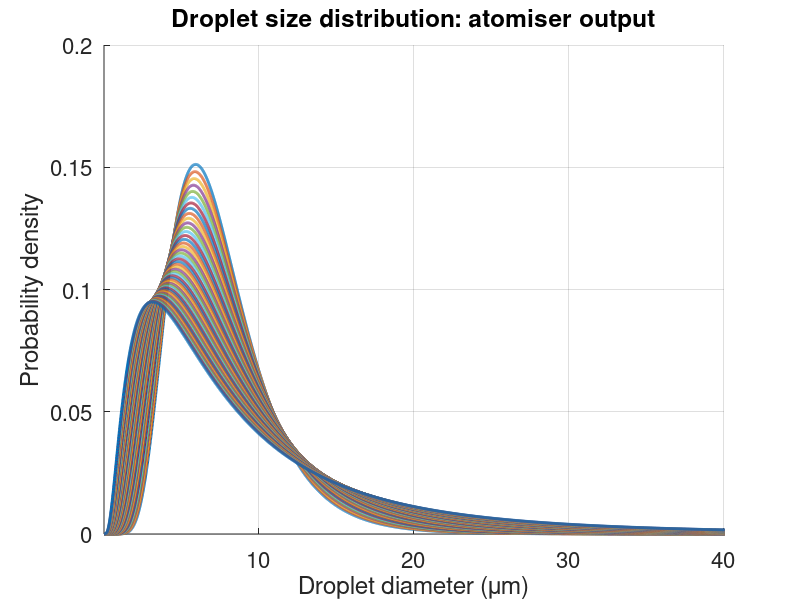
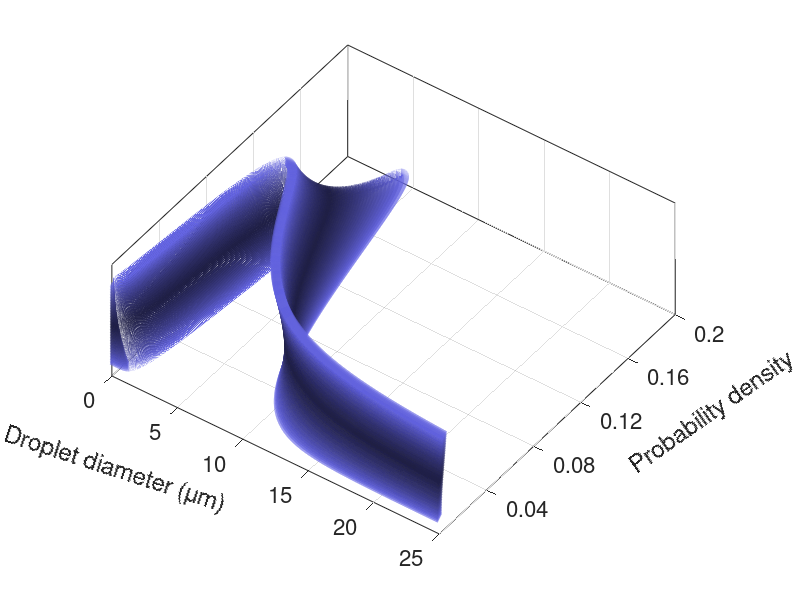
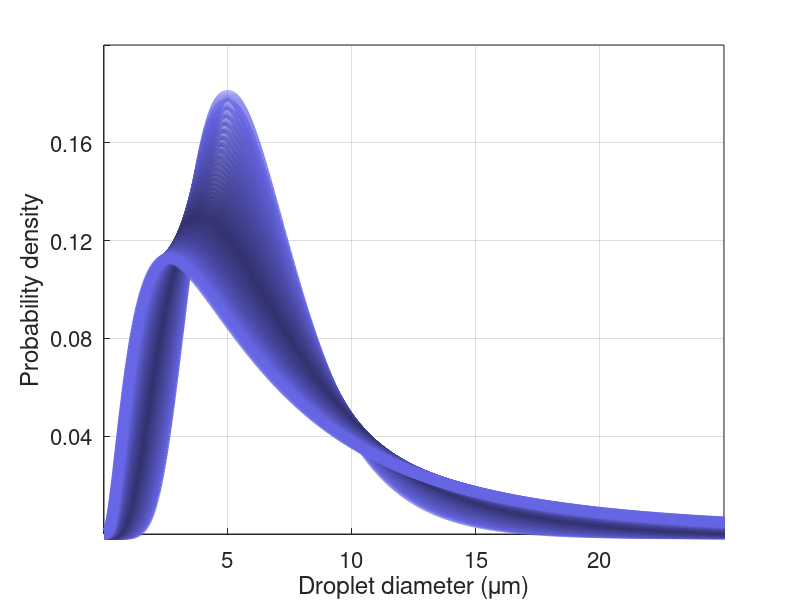
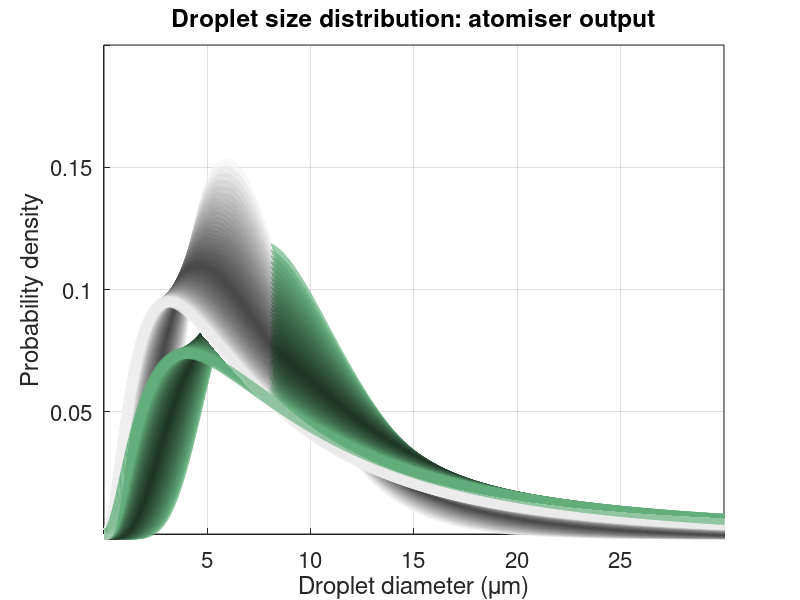

Reproduce these figures in MATLAB, in order.
clc
clear
%clf

%% Experimental data

x0m_t1 = [1.16592 1.35936	1.5849	1.84785	2.15444	2.51189	2.92865	3.41456	3.98108	4.6416	5.41171	6.30959	7.35644	8.57698	10	11.6592	13.5936	15.849	18.4785	21.5444	25.1189	29.2865];
y0m_t1 = [0 0.00162465	0.00630999	0.0139505	0.0246324	0.0378605	0.05268	0.0679156	0.0820712	0.093267	0.0998946	0.10089	0.0960041	0.0858303	0.0718629	0.0559761	0.0402178	0.0263162	0.0153551	0.00769492	0.00306199	0.000767871];

x0m_t2 = [1	1.16592	1.35936	1.5849	1.84785	2.15444	2.51189	2.92865	3.41456	3.98108	4.6416	5.41171	6.30959	7.35644	8.57698	10	11.6592	13.5936	15.849	18.4785	21.5444	25.1189	29.2865	34.1456	39.8108];
y0m_t2 = [0.00144209	0.00160115	0.00245789	0.00430279	0.00739085	0.011877	0.0177849	0.0250457	0.0335413	0.0430455	0.0531292	0.0631884	0.072502	0.080175	0.0852727	0.0869224	0.0845278	0.0779368	0.0675966	0.0545624	0.040329	0.0265492	0.0146923	0.00573451	1.93E-05];

x0m_t3 = [0.857698	1	1.16592	1.35936	1.5849	1.84785	2.15444	2.51189	2.92865	3.41456	3.98108	4.6416	5.41171	6.30959	7.35644	8.57698	10	11.6592	13.5936	15.849	18.4785	21.5444	25.1189	29.2865	34.1456	39.8108	46.416	54.1171	63.0959	73.5644	85.7698	100	116.592	135.936	158.49	184.785	215.444];
y0m_t3 = [0	0.00121504	0.00476908	0.00953218	0.015674	0.0232222	0.0319788	0.0415085	0.0512456	0.0605958	0.0688734	0.0752645	0.0790573	0.0797384	0.0770953	0.0712927	0.0629403	0.0529373	0.0424212	0.0325249	0.0241352	0.0177465	0.0134106	0.0107969	0.00935605	0.0085102	0.00779558	0.00693953	0.0058679	0.00466532	0.00347222	0.00241174	0.00155048	0.000898218	0.000433323	0.000123743	0];

x0m_t4 = [1.16592	1.35936	1.5849	1.84785	2.15444	2.51189	2.92865	3.41456	3.98108	4.6416	5.41171	6.30959	7.35644	8.57698	10	11.6592	13.5936	15.849	18.4785	21.5444	25.1189	29.2865	34.1456	39.8108	46.416];
y0m_t4 = [0.00153574	0.00188518	0.00349491	0.00666539	0.011514	0.0179446	0.0257375	0.0346377	0.0442759	0.0540886	0.0634356	0.0716302	0.0779284	0.0816001	0.0820273	0.0788344	0.0720217	0.0620668	0.0499244	0.0368897	0.0243722	0.0136194	0.00546275	0.000200072	0];

x0m_all = [x0m_t1 x0m_t2 x0m_t3 x0m_t4];
y0m_all = [y0m_t1 y0m_t2 y0m_t3 y0m_t4];



%% 2D curves

%Lower bound, step size and upper bound for plotting (x axis)
LB = .01;
step = LB;
UB = 80;
dd = LB:step:UB;

size_dd = size(dd);

%Median droplet diameter
LB_inlet_medianDiameter = 7;


i_max = 50;
LB_inlet_logNorm = zeros(i_max,size_dd(2));
LB_inlet_sigma = .4;
for i = 1:i_max
    %Log-normal distribution for the inlet droplet diameter (y axis)
    %std dev
    LB_inlet_sigma = LB_inlet_sigma + .01;

    %The median of the log-normal distribution is given by:
    LB_inlet_meadian = log(LB_inlet_medianDiameter);

    %Log-normal distribution
    LB_inlet_logNorm(i,:) = lognpdf(dd,LB_inlet_meadian,LB_inlet_sigma);
end

% Create plot figure
figure1 = figure('PaperOrientation','landscape','Color',[1 1 1]);
% Create axes
axes1 = axes('Parent',figure1);
hold(axes1,'on');
% Create plot

for i = 1:i_max
    plot(dd,LB_inlet_logNorm(i,:),'LineWidth',2);
end

xlim([0.0007 40])
%ylim([5 18])
% Create title
title('Droplet size distribution: atomiser output')
% Create xlabel
xlabel('Droplet diameter ({\mu}m)')
% Create ylabel
ylabel('Probability density')
set(gca,'FontSize',16)
set(axes1,'FontSize',16,'XGrid','on','YGrid','on');
%set(gca,'XScale','log')
%Saving plot as a pdf
%print('Penetration_vs_Droplet_Size','-dpdf','-fillpage')

%Integral in the outlet distribution (less than one, given the loss)
%fracOUT = trapz(dd_um,ddDistr);

%plot(x2m_t1, y2m_t1,'*')
%plot(x2m_t1, y2m_t1,'.')



%% 3D plot model


%Lower bound, step size and upper bound for plotting (x axis)
LB = .01;
step = LB;
UB = 80;
dd = LB:step:UB;

size_dd = size(dd);

%Median droplet diameter
LB_inlet_medianDiameter = 5.4;


i_max = 50;
LB_inlet_logNorm = zeros(i_max,size_dd(2));
LB_inlet_sigma = .4;
for i = 1:i_max
    %Log-normal distribution for the inlet droplet diameter (y axis)
    %std dev
    LB_inlet_sigma = LB_inlet_sigma + .01;

    %The median of the log-normal distribution is given by:
    LB_inlet_meadian = log(LB_inlet_medianDiameter);

    %Log-normal distribution
    LB_inlet_logNorm(i,:) = lognpdf(dd,LB_inlet_meadian,LB_inlet_sigma);
end

% Create figure
figure1 = figure('Color',[1 1 1]);
% Create axes
axes1 = axes('Parent',figure1);
hold(axes1,'on');

z = zeros (1,size_dd(2));
z(1,:) = 1;
%colour = [.95 .95 .95];
colour = [.4 .4 .9];

for i = 1:i_max
    %plot(dd,LB_inlet_logNorm(i,:),'LineWidth',5);

    plot3(dd,LB_inlet_logNorm(i,:),z(1,:),'LineWidth',7, 'color', colour)
    z(1,:) = z(1,:) + .1;
    if i < i_max/2
        colour = colour*.95;
    else
        colour = colour*1.05;
    end
        hold on
end

xlim([0 25])
ylim([0 .2])
zlim([0 7])
% Create title
view(axes1,[35.76 67.6]);
%view(axes1,[0 90]);
%view(axes1,[144 29.84]);
%view(3) %sets the default three-dimensional view
box(axes1,'on');
grid(axes1,'on');
% Set the remaining axes properties
set(axes1,'FontSize',16,'XAxisLocation','origin','YAxisLocation','origin');
%title('Droplet size distribution: atomiser output')
% Create xlabel
xlabel('Droplet diameter ({\mu}m)','Rotation',-18)
%xlabel('Droplet diameter ({\mu}m)')
% Create ylabel
ylabel('Probability density','Rotation',35)
%ylabel('Probability density')
% Create zlabel
%zlabel('')
set(gca,'FontSize',16)
set(gca,'YTick',[.04 .08 .12 .16 .20],'ZTick',[]);

%Saving plot as a pdf
%print('Penetration_vs_Droplet_Size','-dpdf','-fillpage')

%Integral in the outlet distribution (less than one, given the loss)
%fracOUT = trapz(dd_um,ddDistr);

%plot(x2m_t1, y2m_t1,'*')
%plot(x2m_t1, y2m_t1,'.')



%% 3D plot experiment


%Lower bound, step size and upper bound for plotting (x axis)
LB = .01;
step = LB;
UB = 80;
dd = LB:step:UB;

size_dd = size(dd);

%Median droplet diameter
LB_inlet_medianDiameter = 5.9;


i_max = 50;
LB_inlet_logNorm = zeros(i_max,size_dd(2));
LB_inlet_sigma = .4;
for i = 1:i_max
    %Log-normal distribution for the inlet droplet diameter (y axis)
    %std dev
    LB_inlet_sigma = LB_inlet_sigma + .01;

    %The median of the log-normal distribution is given by:
    LB_inlet_meadian = log(LB_inlet_medianDiameter);

    %Log-normal distribution
    LB_inlet_logNorm(i,:) = lognpdf(dd,LB_inlet_meadian,LB_inlet_sigma);
end

% Create figure
figure1 = figure('Color',[1 1 1]);
% Create axes
axes1 = axes('Parent',figure1);
hold(axes1,'on');

z = zeros (1,size_dd(2));
z(1,:) = 1;
%colour = [.95 .95 .95];
colour = [.4 .4 .9];

for i = 1:i_max
    %plot(dd,LB_inlet_logNorm(i,:),'LineWidth',5);

    plot3(dd,LB_inlet_logNorm(i,:),z(1,:),'LineWidth',8, 'color', colour)
    z(1,:) = z(1,:) + .1;
    if i < i_max/2
        colour = colour*.97;
    else
        colour = colour*1.03;
    end
        hold on
end

xlim([0 25])
ylim([0 .2])
% Create title
%view(axes1,[35.76 67.6]);
view(axes1,[0 90]);
%view(axes1,[144 29.84]);
%view(3) %sets the default three-dimensional view
box(axes1,'on');
grid(axes1,'on');
% Set the remaining axes properties
set(axes1,'FontSize',16,'XAxisLocation','origin','YAxisLocation','origin');
%title('Droplet size distribution: atomiser output')
% Create xlabel
xlabel('Droplet diameter ({\mu}m)')
%xlabel('Droplet diameter ({\mu}m)','Rotation',-18)
% Create ylabel
ylabel('Probability density')
%ylabel('Probability density','Rotation',35)
%zlabel('')
set(gca,'FontSize',16)
set(gca,'YTick',[.04 .08 .12 .16 .20],'ZTick',[]);


%% 3D plot two clouds


%Lower bound, step size and upper bound for plotting (x axis)
LB = .01;
step = LB;
UB = 80;
dd = LB:step:UB;

size_dd = size(dd);

%Median droplet diameter
LB_inlet_medianDiameter = 7;


i_max = 50;
LB_inlet_logNorm = zeros(i_max,size_dd(2));
LB_inlet_sigma = .4;
for i = 1:i_max
    %Log-normal distribution for the inlet droplet diameter (y axis)
    %std dev
    LB_inlet_sigma = LB_inlet_sigma + .01;

    %The median of the log-normal distribution is given by:
    LB_inlet_meadian = log(LB_inlet_medianDiameter);

    %Log-normal distribution
    LB_inlet_logNorm(i,:) = lognpdf(dd,LB_inlet_meadian,LB_inlet_sigma);
end

% Create figure
figure1 = figure('Color',[1 1 1]);
% Create axes
axes1 = axes('Parent',figure1);
hold(axes1,'on');

z = zeros (1,size_dd(2));
z(1,:) = 1;
colour = [.95 .95 .95];

for i = 1:i_max
    %plot(dd,LB_inlet_logNorm(i,:),'LineWidth',5);

    plot3(dd,LB_inlet_logNorm(i,:),z(1,:),'LineWidth',8, 'color', colour)
    z(1,:) = z(1,:) + .1;
    if i < i_max/2
        colour = colour*.95;
    else
        colour = colour*1.05;
    end
        hold on
end



xlim([0 30])
%ylim([5 18])
% Create title
%view(axes1,[144 29.84]);
view(axes1,[0 90]);
%view(3) %sets the default three-dimensional view
box(axes1,'on');
grid(axes1,'on');
% Set the remaining axes properties
set(axes1,'FontSize',16,'XAxisLocation','origin','YAxisLocation','origin');
title('Droplet size distribution: atomiser output')
% Create xlabel
xlabel('Droplet diameter ({\mu}m)')
% Create ylabel
ylabel('Probability density')
% Create zlabel
%zlabel('?????')
set(gca,'FontSize',16)
set(gca,'ZTick',[]);






%Lower bound, step size and upper bound for plotting (x axis)
LB = .01;
step = LB;
UB = 80;
dd = LB:step:UB;

size_dd = size(dd);

%Median droplet diameter
LB_inlet_medianDiameter = 9;


i_max = 50;
LB_inlet_logNorm = zeros(i_max,size_dd(2));
LB_inlet_sigma = .4;
for i = 1:i_max
    %Log-normal distribution for the inlet droplet diameter (y axis)
    %std dev
    LB_inlet_sigma = LB_inlet_sigma + .01;

    %The median of the log-normal distribution is given by:
    LB_inlet_meadian = log(LB_inlet_medianDiameter);

    %Log-normal distribution
    LB_inlet_logNorm(i,:) = lognpdf(dd,LB_inlet_meadian,LB_inlet_sigma);
end


z = zeros (1,size_dd(2));
z(1,:) = 1;
colour = [.4 .7 .5];

for i = 1:i_max
    %plot(dd,LB_inlet_logNorm(i,:),'LineWidth',5);

    plot3(dd,LB_inlet_logNorm(i,:),z(1,:),'LineWidth',8, 'color', colour)
    z(1,:) = z(1,:) + .1;
    if i < i_max/2
        colour = colour*.95;
    else
        colour = colour*1.05;
    end
        hold on
end


%% 2D plot two clouds transparency


%Lower bound, step size and upper bound for plotting (x axis)
LB = .01;
step = LB;
UB = 80;
dd = LB:step:UB;

size_dd = size(dd);

%Median droplet diameter
LB_inlet_medianDiameter = 7;


i_max = 50;
LB_inlet_logNorm = zeros(i_max,size_dd(2));
LB_inlet_sigma = .4;
for i = 1:i_max
    %Log-normal distribution for the inlet droplet diameter (y axis)
    %std dev
    LB_inlet_sigma = LB_inlet_sigma + .01;

    %The median of the log-normal distribution is given by:
    LB_inlet_meadian = log(LB_inlet_medianDiameter);

    %Log-normal distribution
    LB_inlet_logNorm(i,:) = lognpdf(dd,LB_inlet_meadian,LB_inlet_sigma);
end

% Create figure
figure1 = figure('Color',[1 1 1]);
% Create axes
axes1 = axes('Parent',figure1);
hold(axes1,'on');

z = zeros (1,size_dd(2));
z(1,:) = 1;
%colour = [.95 .95 .95];
colour = [.3 .3 .8];


LB_inlet_logNorm=LB_inlet_logNorm*.9;
alpha = .05;
ScatterSize = 50;
for i = 1:i_max
    %scatter(dd,LB_inlet_logNorm(i,:),'LineWidth',5, ScatterSize,colour, 'filled', 'MarkerFaceAlpha',alpha,'MarkerEdgeAlpha',alpha);
    scatter(dd,LB_inlet_logNorm(i,:),ScatterSize,colour, 'filled', 'MarkerFaceAlpha',alpha,'MarkerEdgeAlpha',alpha);

    %plot3(dd,LB_inlet_logNorm(i,:),z(1,:),'LineWidth',8, 'color', colour)
    z(1,:) = z(1,:) + .1;
    if i < i_max/2
        colour = colour*.95;
    else
        colour = colour*1.05;
    end
        hold on
end



xlim([0 30])
%ylim([5 18])
% Create title
%view(axes1,[144 29.84]);
view(axes1,[0 90]);
%view(3) %sets the default three-dimensional view
box(axes1,'on');
grid(axes1,'on');
% Set the remaining axes properties
set(axes1,'FontSize',16,'XAxisLocation','origin','YAxisLocation','origin');
%title('Droplet size distribution: atomiser output')
% Create xlabel
xlabel('Droplet diameter ({\mu}m)')
% Create ylabel
ylabel('Probability density')
% Create zlabel
%zlabel('?????')
set(gca,'FontSize',16)
set(gca,'ZTick',[]);






%Lower bound, step size and upper bound for plotting (x axis)
LB = .01;
step = LB;
UB = 80;
dd = LB:step:UB;

size_dd = size(dd);

%Median droplet diameter
LB_inlet_medianDiameter = 9;


%i_max = 20;
LB_inlet_logNorm = zeros(i_max,size_dd(2));
LB_inlet_sigma = .4;
for i = 1:i_max
    %Log-normal distribution for the inlet droplet diameter (y axis)
    %std dev
    LB_inlet_sigma = LB_inlet_sigma + .01;

    %The median of the log-normal distribution is given by:
    LB_inlet_meadian = log(LB_inlet_medianDiameter);

    %Log-normal distribution
    LB_inlet_logNorm(i,:) = lognpdf(dd,LB_inlet_meadian,LB_inlet_sigma);
end


z = zeros (1,size_dd(2));
z(1,:) = 1;
%colour = [.4 .7 .5];
colour = [.95 .95 .95];

alpha=.01;

for i = 1:i_max
    scatter(dd,LB_inlet_logNorm(i,:),ScatterSize,colour, 'filled', 'MarkerFaceAlpha',alpha,'MarkerEdgeAlpha',alpha);

    %plot3(dd,LB_inlet_logNorm(i,:),z(1,:),'LineWidth',8, 'color', colour)
    z(1,:) = z(1,:) + .1;
    if i < i_max/2
        colour = colour*.95;
    else
        colour = colour*1.05;
    end
        hold on
end
